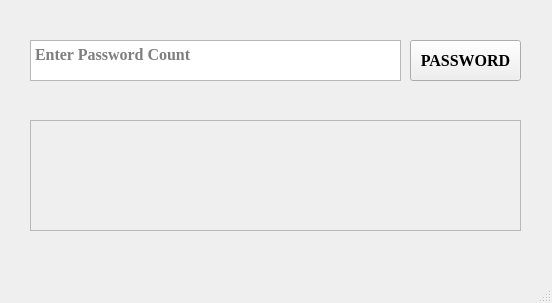
<?xml version="1.0" encoding="UTF-8"?>
<ui version="4.0">
 <class>MainWindow</class>
 <widget class="QMainWindow" name="MainWindow">
  <property name="geometry">
   <rect>
    <x>0</x>
    <y>0</y>
    <width>552</width>
    <height>303</height>
   </rect>
  </property>
  <property name="font">
   <font>
    <family>Times New Roman</family>
    <pointsize>12</pointsize>
    <weight>75</weight>
    <bold>true</bold>
   </font>
  </property>
  <property name="mouseTracking">
   <bool>false</bool>
  </property>
  <property name="windowTitle">
   <string>Password Genratore</string>
  </property>
  <property name="windowIcon">
   <iconset>
    <normaloff>key-solid.svg</normaloff>key-solid.svg</iconset>
  </property>
  <property name="autoFillBackground">
   <bool>true</bool>
  </property>
  <widget class="QWidget" name="centralwidget">
   <widget class="QLabel" name="password">
    <property name="geometry">
     <rect>
      <x>30</x>
      <y>120</y>
      <width>491</width>
      <height>111</height>
     </rect>
    </property>
    <property name="font">
     <font>
      <family>Arial</family>
      <pointsize>28</pointsize>
     </font>
    </property>
    <property name="frameShape">
     <enum>QFrame::StyledPanel</enum>
    </property>
    <property name="lineWidth">
     <number>4</number>
    </property>
    <property name="text">
     <string/>
    </property>
    <property name="alignment">
     <set>Qt::AlignCenter</set>
    </property>
   </widget>
   <widget class="QPushButton" name="btn">
    <property name="geometry">
     <rect>
      <x>410</x>
      <y>40</y>
      <width>111</width>
      <height>41</height>
     </rect>
    </property>
    <property name="text">
     <string>PASSWORD</string>
    </property>
   </widget>
   <widget class="QTextEdit" name="count">
    <property name="geometry">
     <rect>
      <x>30</x>
      <y>40</y>
      <width>371</width>
      <height>41</height>
     </rect>
    </property>
    <property name="inputMethodHints">
     <set>Qt::ImhDigitsOnly</set>
    </property>
    <property name="tabChangesFocus">
     <bool>false</bool>
    </property>
    <property name="placeholderText">
     <string>Enter Password Count </string>
    </property>
   </widget>
  </widget>
  <widget class="QMenuBar" name="menubar">
   <property name="geometry">
    <rect>
     <x>0</x>
     <y>0</y>
     <width>552</width>
     <height>25</height>
    </rect>
   </property>
  </widget>
  <widget class="QStatusBar" name="statusbar"/>
 </widget>
 <resources/>
 <connections/>
</ui>
